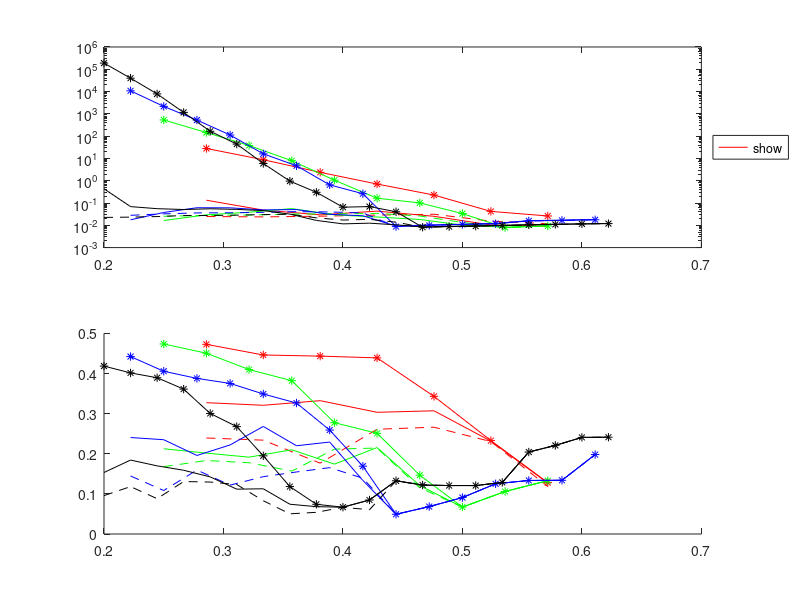

Write the MATLAB code that produced this figure. (Note: this script raises an error after producing the figure.)
clc
clear
close all

load('DATASCC789.mat')

figure
% hold on;
color=['r','g','b','k'];
%color=jet(9);
for idx=1:4
    if idx==4
        clear
        idx=4;
        load('DATASCC10.mat')
        Idx=1;
        color=['r','g','b','k'];
    else
        Idx=idx;
    end
    
    n=idx+6;
    IntervalI=n-1;
    IntervalF=floor(0.8*(n-1)*(n-2)/2);
    
    TaveG=Tave1{Idx};
    TaveC1=Tave2{Idx};
    TaveC2=Tave3{Idx};
    LaveG=Lave1{Idx};
    LaveC1=Lave2{Idx};
    LaveC2=Lave3{Idx};
    
    subplot(2,1,1)
    
    semilogy((IntervalI:IntervalF)*2/(n*(n-1)),TaveG,'color',color(idx),'DisplayName',['n=',num2str(n), ' G']);
    hold on
    semilogy((IntervalI:IntervalF)*2/(n*(n-1)),TaveC1,'--','color',color(idx),'DisplayName',['n=',num2str(n), ' C1']);
    semilogy((IntervalI:IntervalF)*2/(n*(n-1)),TaveC2,'-*','color',color(idx),'DisplayName',['n=',num2str(n), ' CB']);

    subplot(2,1,2)
    hold on
    plot((IntervalI:IntervalF)*2/(n*(n-1)),LaveG,'color',color(idx),'DisplayName',['n=',num2str(n), ' G']);
    plot((IntervalI:IntervalF)*2/(n*(n-1)),LaveC1,'--','color',color(idx),'DisplayName',['n=',num2str(n), ' C1']);
    plot((IntervalI:IntervalF)*2/(n*(n-1)),LaveC2,'-*','color',color(idx),'DisplayName',['n=',num2str(n), ' CB']);
end



subplot(2,1,1)
%legend('show','Location','bestoutside')
lgd=legend('show','Location','eastoutside');
lgd.FontSize = 8;
xlabel('D');
ylabel('Running Time (s)');
subplot(2,1,2)
%legend('show','Location','bestoutside')
lgd=legend('show','Location','eastoutside');
lgd.FontSize = 8;
xlabel('D');
ylabel('\sigma_2(M)');